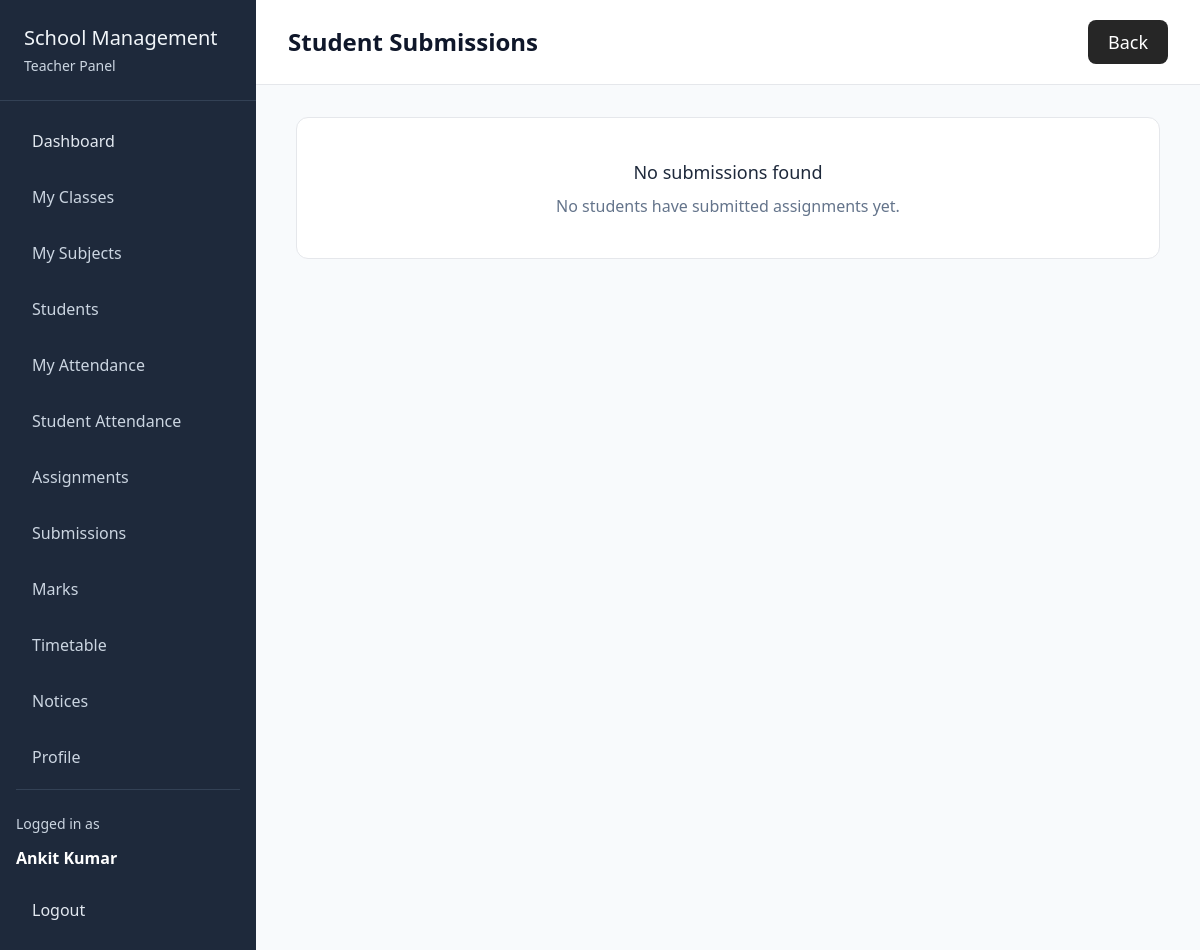
/teachers/submissions/ (signed in), run on an earlier commit of the app's database.
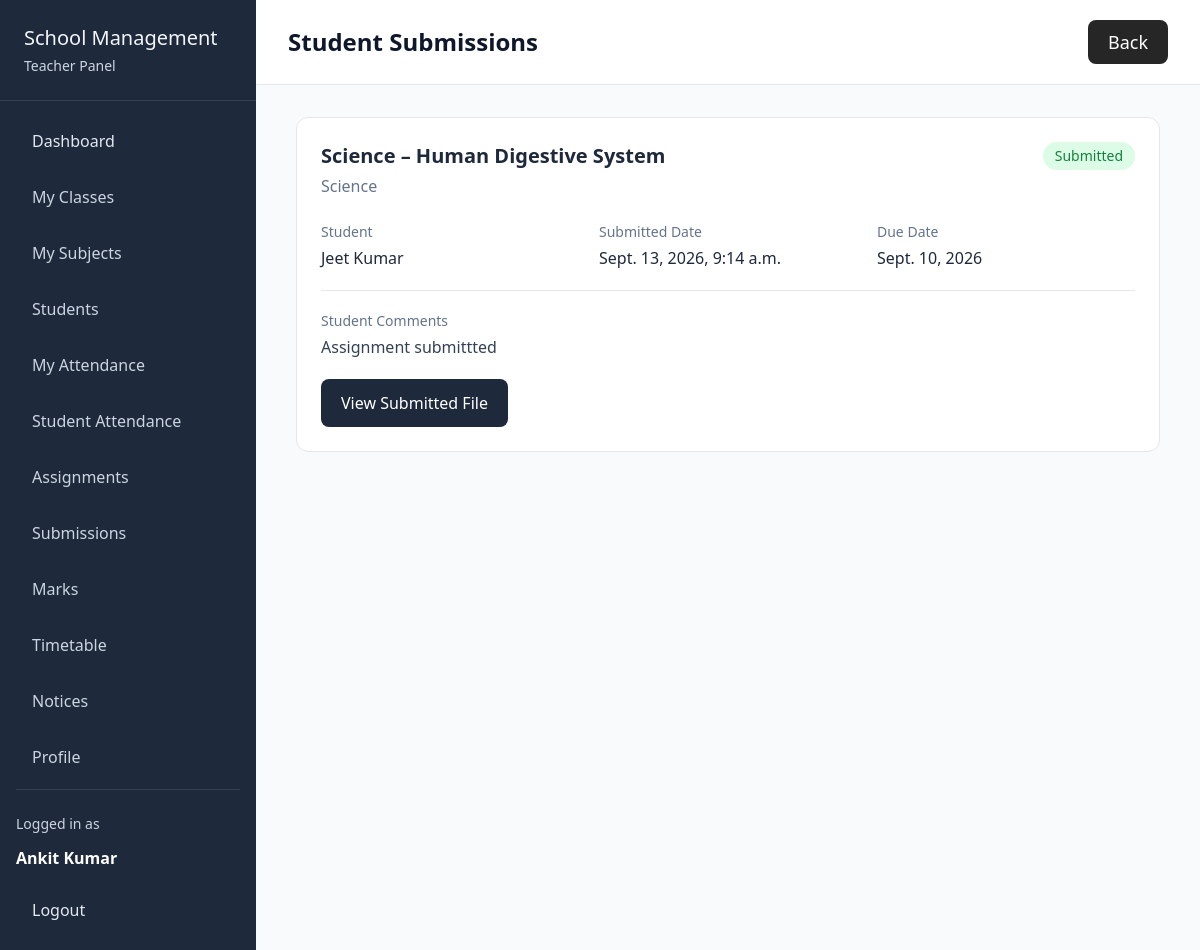
And on a later commit of the database.
### assignments/models.py (models this page shows, shortened)
class AssignmentSubmisssion(models.Model):
    assignment = models.ForeignKey(Assignment, on_delete=models.CASCADE)
    student = models.ForeignKey("students.Student", on_delete=models.CASCADE)
    submitted_date = models.DateTimeField(auto_now_add=True)
    file = models.FileField(upload_to="assignment")
    remarks = models.TextField(blank=True)

class Assignment(models.Model):
    title = models.CharField(max_length=200)
    description = models.TextField()
    subject = models.ForeignKey(Subject, on_delete=models.CASCADE)
    teacher = models.ForeignKey(Teacher, on_delete=models.CASCADE)
    class_section = models.ForeignKey(Section, on_delete=models.CASCADE)
    assigned_date = models.DateField()
    due_date = models.DateField()

### academics/models.py (models this page shows, shortened)
class Subject(models.Model):
    name = models.CharField(max_length=20)
    schoolclasses = models.ManyToManyField(SchoolClass)
    class Meta:
        constraints = [
            models.UniqueConstraint(
                fields=["name"],
                name="unique_subject_name"
            )
        ]

### students/models.py (models this page shows, shortened)
class Student(models.Model):
    GENDER_CHOICES = (
        ('Male', "Male"),
        ('Female', "Female"),
        ('other', "other")
    )
    user = models.OneToOneField(User, on_delete=models.CASCADE)
    cover_image = models.ImageField(upload_to='student_covers/', null=True, blank=True)
    admission_number = models.CharField(max_length=30)
    phone = models.CharField(max_length=15, null=True, blank=True)
    address = models.TextField()
    date_of_birth = models.DateField()
    gender = models.CharField(max_length=10, choices=GENDER_CHOICES)
    admission_date = models.DateField()
    parent_name = models.CharField(max_length=100)
    parent_phone = models.CharField(max_length=15)

### teachers/views.py (the view)
# urls.py: path("submissions/", views.teacher_submissions, name="teacher_submissions"),
def teacher_submissions(req):
    if req.user.userprofile.role != "teacher":
        return redirect("home")
    teacher = req.user.teacher
    submissions = AssignmentSubmisssion.objects.filter(assignment__teacher=teacher).order_by("-submitted_date")
    data = {
        "teacher" : teacher,
        "submissions" : submissions
    }
    return render(req, "teachers/submissions.html", data)

### teachers/templates/teachers/submissions.html (shortened to what this page needs)
{% extends "teachers/base.html" %}
{% block content %}
<div class="flex-1">
    <div class="flex justify-between items-center px-8 py-5 border-b bg-white">
        <h2 class="text-2xl font-semibold">Student Submissions</h2>
        <a href="{% url "teacher_dashboard" %}" class="block px-5 py-2 bg-neutral-800 text-lg font-medium rounded-lg text-white">Back</a>
    </div>
    <div class="px-10 py-8">
        {% if submissions %}
        <div class="space-y-5">
            {% for submission in submissions %}
            <div class="bg-white border rounded-xl p-6">
                <div class="flex items-start justify-between">
                    <div>
                        <h3 class="text-xl font-semibold text-slate-800">{{ submission.assignment.title }}</h3>
                        <p class="text-slate-500 mt-1">{{ submission.assignment.subject.name }}</p>
                    </div>
                    <span class="px-3 py-1 rounded-full bg-green-100 text-green-700 text-sm">Submitted</span>
                </div>
                <div class="grid grid-cols-1 md:grid-cols-3 gap-5 mt-6">
                    <div>
                        <p class="text-sm text-slate-500">Student</p>
                        <p class="font-medium text-slate-800 mt-1">{{ submission.student.user.get_full_name }}</p>
                    </div>
                    <div>
                        <p class="text-sm text-slate-500">Submitted Date</p>
                        <p class="font-medium text-slate-800 mt-1">{{ submission.submitted_date }}</p>
                    </div>
                    <div>
                        <p class="text-sm text-slate-500">Due Date</p>
                        <p class="font-medium text-slate-800 mt-1">{{ submission.assignment.due_date }}</p>
                    </div>
                </div>
                {% if submission.remarks %}
                <div class="mt-5 border-t pt-5">
                    <p class="text-sm text-slate-500 mb-1">Student Comments</p>
                    <p class="text-slate-700">{{ submission.remarks }}</p>
                </div>
                {% endif %}
                {% if submission.file %}
                <div class="mt-5">
                    <a href="{{ submission.file.url }}" target="_blank" class="inline-block px-5 py-3 bg-slate-800 text-white rounded-lg hover:bg-slate-700">View Submitted File</a>
                </div>
                {% endif %}
            </div>
            {% endfor %}
        </div>
        {% else %}
        <div class="bg-white border rounded-xl p-10 text-center">
            <h3 class="text-lg font-medium text-slate-800">No submissions found</h3>
            <p class="text-slate-500 mt-2">No students have submitted assignments yet.</p>
        </div>
        {% endif %}
    </div>
</div>
{% endblock content %}

What changed in the data, as far as the page shows it:
added AssignmentSubmisssion: assignment "Science – Human Digestive System", assignment.subject.name "Science", student.user.get_full_name "Jeet Kumar", submitted_date "Sept. 13, 2026, 9:14 a.m.", assignment.due_date "Sept. 10, 2026", remarks "Assignment submittted"
Also different on the page:
text no longer shown: "No submissions found No students have submitted assignments yet."
